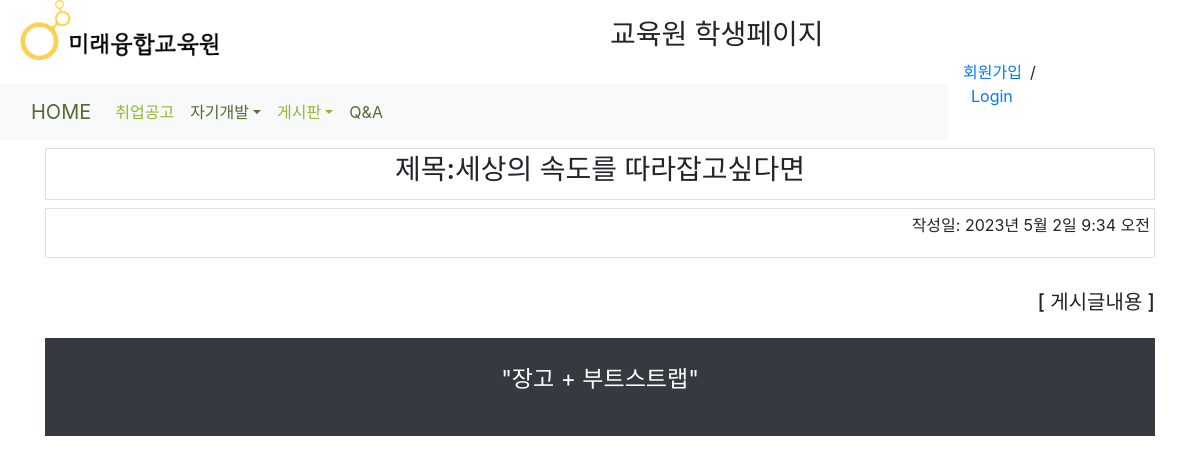
The page /free_board/detail/12 on the database its author committed.
### free_board/models.py (models this page shows, shortened)
class Free_Board(models.Model):
    title = models.CharField(max_length=40, null=True)
    content = models.TextField()
    user = models.ForeignKey(User, on_delete=models.CASCADE,null=True)
    date = models.DateTimeField(default=now)

### free_board/views.py (the view)
# urls.py: path('detail/<int:pk>', views.Free_BoardDetail.as_view(), name='free_board_detail'),
class Free_BoardDetail(DetailView):
    model = Free_Board
    fields = ['title', 'content', 'date']
    template_name = 'free_board/free_board_detail.html'
    context_object_name = 'free_board'

### free_board/templates/free_board/free_board_detail.html
{% extends "base.html" %}
{% load static %}
{% block explain_contents %}
<html lang="ko">
<body>
  <div class="container">
    <div class="container p-1 my-2 border">
    <h3>제목:{{ free_board.title }}</h3>
      </div>
<div class="container p-1 my-2 border text-right">
    <p>작성일: {{ free_board.date }}</p>
  </div>
      <br>
  <h5 style="text-align: right;" >[ 게시글내용 ]</h5>
      <div class="container p-4 my-4 bg-dark text-white border-2">
  <p style="font-size: 23px;">"{{ free_board.content }}"</p>
</div>
{% endblock explain_contents %}

### rows shown on the page
Free_Board: title "세상의 속도를 따라잡고싶다면", date "2023년 5월 2일 9:34 오전", content "장고 + 부트스트랩"
